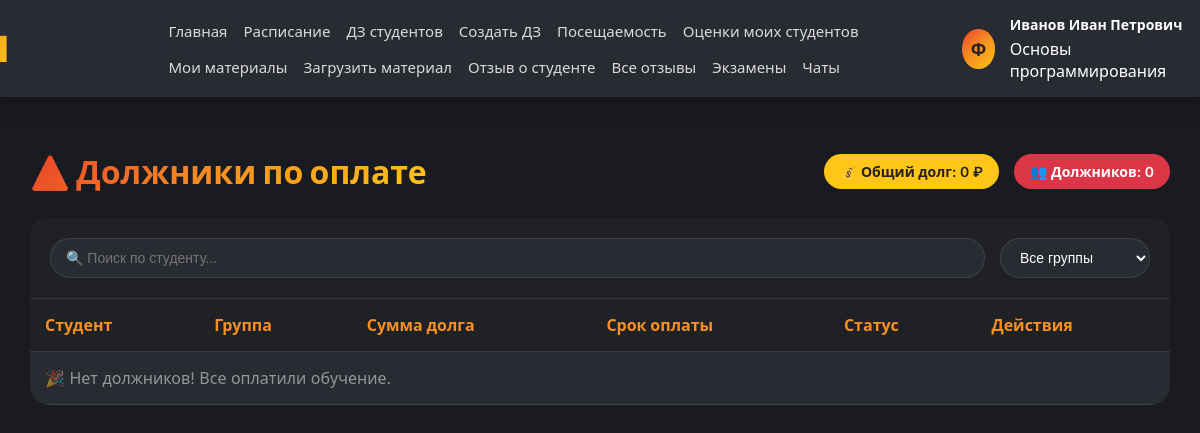
Page /debtors/ (signed in) on the committed database.
### app/models.py (models this page shows, shortened)
class Autoriz(models.Model):
    user = models.CharField(unique=True, max_length=30, blank=False, null=True, error_messages={'max_length': 'Длина имени не может содержать более 30 символов', 'blank': 'Напишите имя.', 'null': 'Напишите имя.'}, verbose_name='Имя аккаунта')
    password = models.CharField(max_length=120, blank=False, null=False, error_messages={'max_length': 'Длина пароля не может содержать более 40 символов', 'blank': 'Напишите пароль.', 'null': 'Напишите пароль.'}, verbose_name='Пароль от аккаунта')
    email = models.EmailField(unique=True, max_length=100, blank=False, null=False, error_messages={'max_length': 'Длина почты не может содержать более 100 символов', 'blank': 'Напишите почту.', 'null': 'Напишите почту.'}, verbose_name='Почта от аккаунта')
    birth_date = models.DateField(null=True, blank=True, verbose_name='Дата рождения')
    gender = models.CharField(max_length=1, choices=[('M', 'Мужской'), ('F', 'Женский')], blank=True, verbose_name='Пол')
    phone = models.CharField(max_length=20, blank=True, verbose_name='Номер телефона')
    hide_phone = models.BooleanField(default=False, verbose_name='Скрыть номер телефона')
    class Meta:
        db_table = 'List_of_users'
        verbose_name = 'Пользователь'
        verbose_name_plural = 'Пользователи'
    def get_full_name(self):
        try:
            student = Student.objects.get(autoriz=self)
            return f"{student.surname} {student.name} {student.patronymic}".strip()
        except Student.DoesNotExist:
            try:
                professor = Professor.objects.get(autoriz=self)
                return f"{professor.surname} {professor.name} {professor.patronymic}".strip()
            except Professor.DoesNotExist:
                try:
                    staff = AcademicStaff.objects.get(autoriz=self)
                    return f"{staff.surname} {staff.name} {staff.patronymic}".strip()
                except AcademicStaff.DoesNotExist:
                    return self.user

class Professor(models.Model):
    name = models.CharField(max_length=30, blank=False, null=False, verbose_name='Имя профессора')
    surname = models.CharField(max_length=30, blank=False, null=False, verbose_name='Фамилия профессора')
    patronymic = models.CharField(max_length=40, blank=False, null=False, verbose_name='Отчество профессора')
    leads_the_subject = models.ForeignKey(Subjects, on_delete=models.CASCADE, verbose_name='Ведет предмет')
    autoriz = models.ForeignKey(Autoriz, on_delete=models.CASCADE, verbose_name='Пользователь')
    class Meta:
        db_table = 'List_of_professors'
        verbose_name = 'Учитель'
        verbose_name_plural = 'Учителя'

class Subjects(models.Model):
    name_subject = models.CharField(unique=True, max_length=100, blank=False, null=False, verbose_name='Имя предмета')
    class Meta:
        db_table = 'List_of_subjects'
        verbose_name = 'Предмет'
        verbose_name_plural = 'Предметы'

### app/views.py (the view)
# urls.py: path('debtors/', views.debtor_list_view, name='debtor_list_view'),
def debtor_list_view(request):
    if 'user_id' not in request.session:
        return redirect('autoriz_view')
    context = get_user_context(request)
    debtors = Debtor.objects.filter(is_paid=False).order_by('due_date')
    context['debtors'] = debtors
    context['total_debt'] = sum(d.debt_amount for d in debtors)
    context['groups'] = Group.objects.all()
    return render(request, 'debtor_list.html', context)

### templates/debtor_list.html (shortened to what this page needs)
{% extends 'base.html' %}
{% load static %}
{% block extra_css %}
<link rel="stylesheet" href="{% static 'css/debtor_list.css' %}">
{% endblock %}
{% block content %}
<div class="debtor-list-container">
    <div class="page-header">
        <h1 class="page-title">⚠️ Должники по оплате</h1>
        <div class="header-stats">
            <div class="stat-badge total-debt">💰 Общий долг: {{ total_debt }} ₽</div>
            <div class="stat-badge debtor-count">👥 Должников: {{ debtors|length }}</div>
        </div>
    </div>
    <div class="debtors-card">
        <div class="filter-bar">
            <input type="text" id="searchInput" class="search-input" placeholder="🔍 Поиск по студенту...">
            <select id="groupFilter" class="group-filter">
                <option value="">Все группы</option>
            </select>
        </div>
        <div class="table-wrapper">
            <table class="debtors-table" id="debtorsTable">
                <thead>
                    <tr>
                        <th>Студент</th>
                        <th>Группа</th>
                        <th>Сумма долга</th>
                        <th>Срок оплаты</th>
                        <th>Статус</th>
                        <th>Действия</th>
                    </tr>
                </thead>
                <tbody>
                    {% for debtor in debtors %}
                    <tr data-group="{{ debtor.student.group.name }}" data-name="{{ debtor.student.surname }} {{ debtor.student.name }}">
                        <td><strong>{{ debtor.student }}</strong></td>
                        <td>{{ debtor.student.group.name }}</td>
                        <td class="debt-amount">{{ debtor.debt_amount }} ₽</td>
                        <td class="{% if debtor.due_date < now %}overdue{% endif %}">{{ debtor.due_date|date:"d.m.Y" }}</td>
                        <td>
                            {% if debtor.is_paid %}
                            <span class="status-paid">✅ Оплачено</span>
                            {% else %}
                            <span class="status-unpaid">❌ Не оплачено</span>
                            {% endif %}
                        </td>
                        <td class="actions">
                            <button class="btn-notify" data-id="{{ debtor.id }}">📧</button>
                            <button class="btn-mark-paid" data-id="{{ debtor.id }}" {% if debtor.is_paid %}disabled{% endif %}>💰</button>
                        </td>
                    </tr>
                    {% empty %}
                    <tr><td colspan="6" class="empty-row">🎉 Нет должников! Все оплатили обучение.</td></tr>
                    {% endfor %}
                </tbody>
            </table>
        </div>
    </div>
</div>
{% endblock %}

### templates/base.html (shortened to what this page needs)
{% load static %}
<!DOCTYPE html>
<html lang="ru">
<head>
    <link rel="stylesheet" href="https://cdnjs.cloudflare.com/ajax/libs/font-awesome/6.4.0/css/all.min.css">
    <link rel="stylesheet" href="{% static 'css/main.css' %}">
    {% block extra_css %}{% endblock %}
</head>
<body>
    <header class="header">
        <div class="header-content">
            <div class="logo">Journal</div>
            <nav class="nav-menu">
                <a href="{% url 'main_view' %}">Главная</a>
                {% if user_role == 'student' %}
                    <a href="{% url 'schedule_view' %}">Расписание</a>
                    <a href="{% url 'homework_list_view' %}">ДЗ</a>
                    <a href="{% url 'estimation_view' %}">Оценки</a>
                    <a href="{% url 'attendance_list_view' %}">Посещаемость</a>
                    <a href="{% url 'shop_view' %}">Магазин</a>
                    <a href="{% url 'leaderboard_view' %}">Рейтинг</a>
                    <a href="{% url 'polls_view' %}">Опросы</a>
                    <a href="{% url 'announcements_view' %}">Объявления</a>
                    <a href="{% url 'events_view' %}">События</a>
                    <a href="{% url 'educational_materials_view' %}">Материалы</a>
                    <a href="{% url 'user_reward_list_view' %}">Награды</a>
                    <a href="{% url 'exam_list_view' %}">Экзамены</a>
                    <a href="{% url 'appeal_view' %}">Обращение</a>
                    <a href="{% url 'review_view' %}">Отзыв об академии</a>
                    <a href="{% url 'student_reviews_view' %}">Отзывы обо мне</a>
                    <a href="{% url 'complaint_view' %}">Жалоба</a>
                    <a href="{% url 'chat_list_view' %}">Чаты</a>
                {% elif user_role == 'professor' %}
                    <a href="{% url 'schedule_view' %}">Расписание</a>
                    <a href="{% url 'homework_list_view' %}">ДЗ студентов</a>
                    <a href="{% url 'homework_add_view' %}">Создать ДЗ</a>
                    <a href="{% url 'attendance_mark_view' %}">Посещаемость</a>
                    <a href="{% url 'estimation_view' %}">Оценки моих студентов</a>
                    <a href="{% url 'educational_materials_view' %}">Мои материалы</a>
                    <a href="{% url 'educational_material_create_view' %}">Загрузить материал</a>
                    <a href="{% url 'student_review_create_view' %}">Отзыв о студенте</a>
                    <a href="{% url 'student_review_list_view' %}">Все отзывы</a>
                    <a href="{% url 'exam_list_view' %}">Экзамены</a>
                    <a href="{% url 'chat_list_view' %}">Чаты</a>
                {% endif %}
            </nav>
            <div class="user-info">
                {% if user_avatar %}
                    <img src="{{ user_avatar }}" alt="avatar" class="user-avatar">
                {% else %}
                    <div class="user-avatar-placeholder">Ф</div>
                {% endif %}
                <div class="user-details">
                    <span class="user-name">{{ user.get_full_name|default:user.user }}</span>
                    {% if user_role == 'student' and student_info %}
                        <div class="user-meta-group">
                            <span class="user-meta-direction">{{ student_info.direction }}</span>
                            <span class="user-meta-course">{{ student_info.course }} курс, {{ student_info.group }}</span>
                        </div>
                    {% elif user_role == 'professor' and professor_info %}
                        <span class="user-meta">{{ professor_info.subject }}</span>
                    {% elif user_role == 'academic_staff' and staff_info %}
                        <span class="user-meta">{{ staff_info.position }}</span>
                    {% endif %}
                </div>
            </div>
        </div>
    </header>
    <div class="container">
        {% block content %}{% endblock %}
    </div>
</body>
</html>

### static/css/main.css (style rules this page uses)
* { margin: 0; padding: 0; box-sizing: border-box; }
body { font-family: 'Inter', 'Muller', 'Segoe UI', sans-serif; background: #191B20; color: #FFFFFF; }
.header { background: #282B32; box-shadow: 0 4px 20px rgba(0,0,0,0.3); position: fixed; top: 0; left: 0; right: 0; z-index: 1000; }
.header-content { max-width: 1400px; margin: 0 auto; display: flex; justify-content: space-between; align-items: center; padding: 15px 30px; }
.logo { font-size: 36px; font-weight: 900; background: linear-gradient(135deg, #EA422A 0%, #F69020 48.58%, #FFC619 101.38%); -webkit-background-clip: text; -webkit-text-fill-color: transparent; background-clip: text; position: relative; left: -160px; }
.nav-menu { display: flex; gap: 16px; justify-content: start; flex-wrap: wrap; }
.nav-menu a { text-decoration: none; color: #dadada; font-size: 15px; font-weight: 500; transition: color 0.3s; }
.user-info { display: flex; align-items: center; gap: 15px; margin-right: -240px; }
.user-avatar-placeholder { width: 40px; height: 40px; border-radius: 50%; background: linear-gradient(135deg, #EA422A 0%, #F69020 48.58%, #FFC619 101.38%); display: flex; align-items: center; justify-content: center; font-size: 18px; font-weight: 700; color: #252121; }
.user-details { display: flex; flex-direction: column; align-items: flex-start; gap: 4px; }
.user-name { font-size: 14px; font-weight: 600; color: #FFFFFF; white-space: nowrap; }
.container { max-width: 1400px; margin: 150px auto 30px; padding: 0 30px; }
.table-wrapper { overflow-x: auto; }
table { width: 100%; border-collapse: collapse; }
th, td { padding: 15px; text-align: left; border-bottom: 1px solid rgba(255,255,255,0.1); }
th { background: #202124; font-weight: 700; color: #F69020; }

### static/css/debtor_list.css (style rules this page uses)
.debtor-list-container { max-width: 1200px; margin: 0 auto; }
.page-header { display: flex; justify-content: space-between; align-items: center; margin-bottom: 25px; flex-wrap: wrap; gap: 15px; }
.page-title { font-size: 32px; font-weight: 900; background: linear-gradient(135deg, #EA422A 0%, #F69020 48.58%, #FFC619 101.38%); -webkit-background-clip: text; -webkit-text-fill-color: transparent; background-clip: text; }
.header-stats { display: flex; gap: 15px; }
.stat-badge { padding: 8px 16px; border-radius: 40px; font-size: 14px; font-weight: 600; }
.total-debt { background: #FFC619; color: #252121; }
.debtor-count { background: #dc3545; color: white; }
.debtors-card { background: #282B32; border-radius: 20px; overflow: hidden; }
.filter-bar { display: flex; gap: 15px; padding: 20px; background: #202124; border-bottom: 1px solid rgba(255,255,255,0.1); flex-wrap: wrap; }
.search-input, .group-filter { padding: 10px 15px; background: #282B32; border: 1px solid rgba(255,255,255,0.1); border-radius: 60px; color: #FFFFFF; font-size: 14px; outline: none; }
.search-input { flex: 1; min-width: 200px; }
.group-filter { min-width: 150px; cursor: pointer; }
.table-wrapper { overflow-x: auto; }
.debtors-table { width: 100%; border-collapse: collapse; }
.debtors-table th, .debtors-table td { padding: 15px; text-align: left; border-bottom: 1px solid rgba(255,255,255,0.1); }
.debtors-table th { background: #202124; font-weight: 700; color: #F69020; }
.empty-row { text-align: center; padding: 40px; color: rgba(255,255,255,0.5); }

### rows in the picture
Autoriz: get_full_name "Иванов Иван Петрович"
Subjects: subject "Основы программирования"

### other values in the picture
{{ total_debt }} "0"
{{ debtors|length }} "0"
